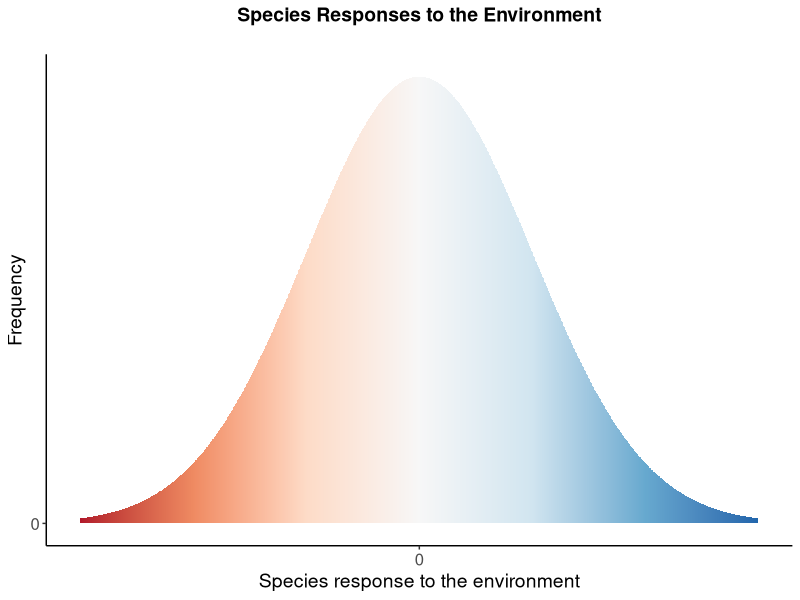
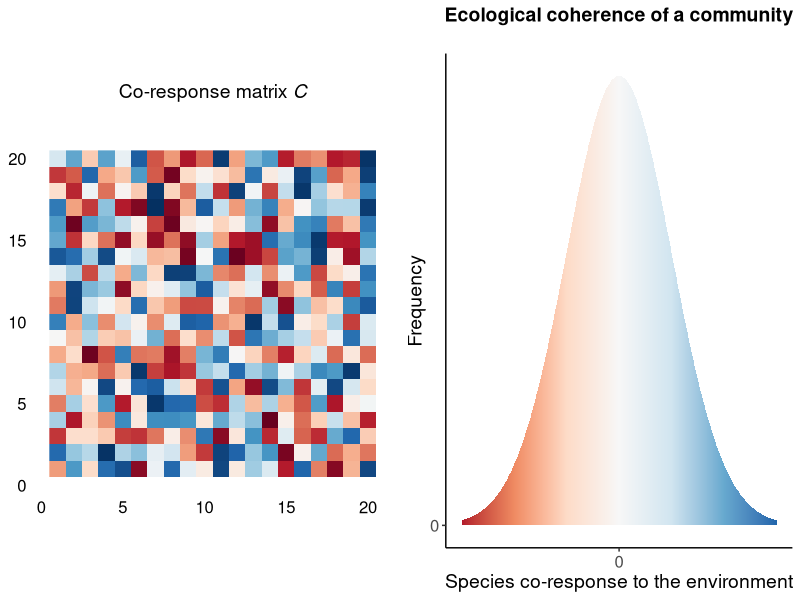
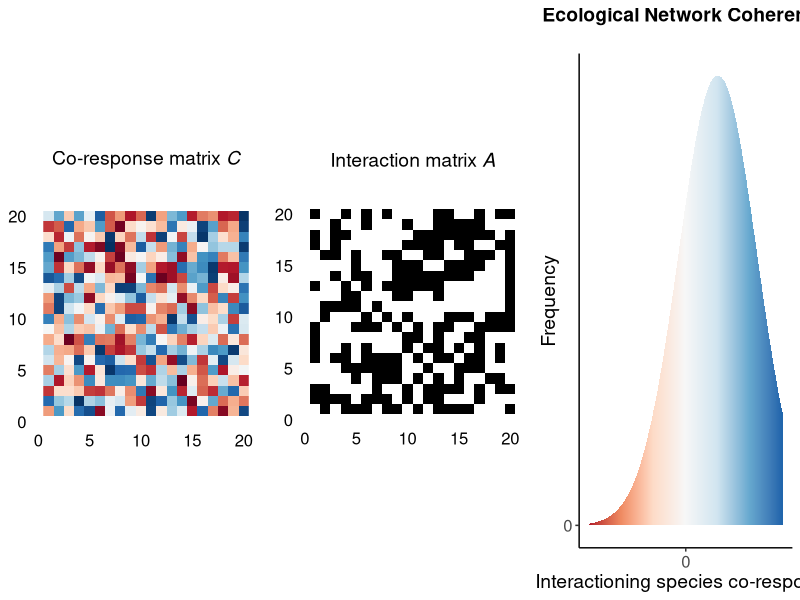
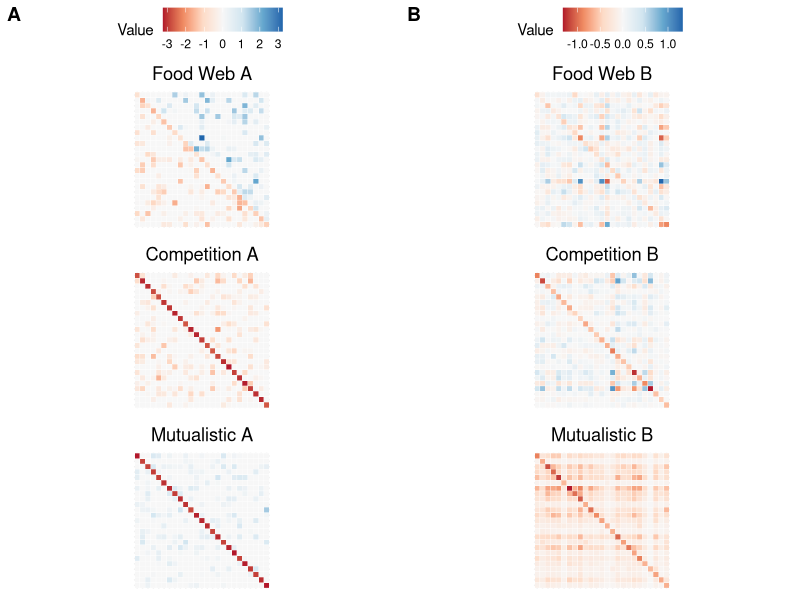
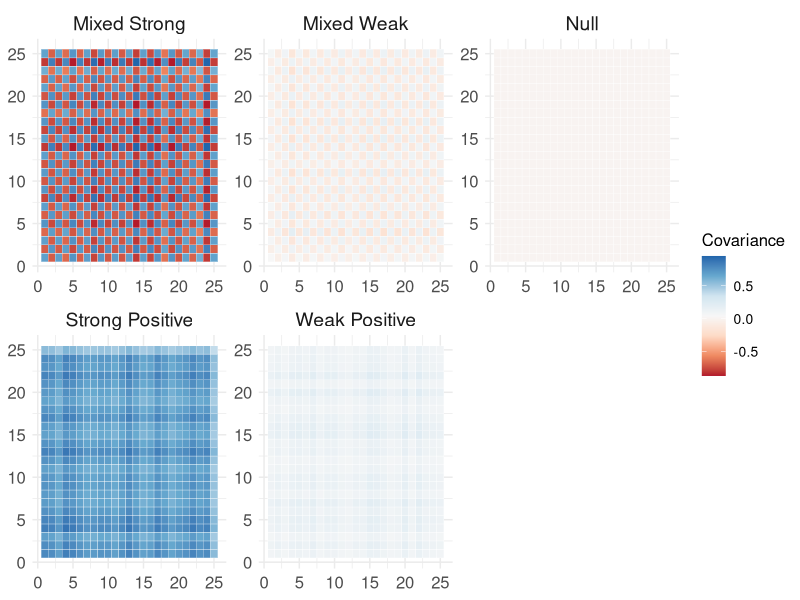
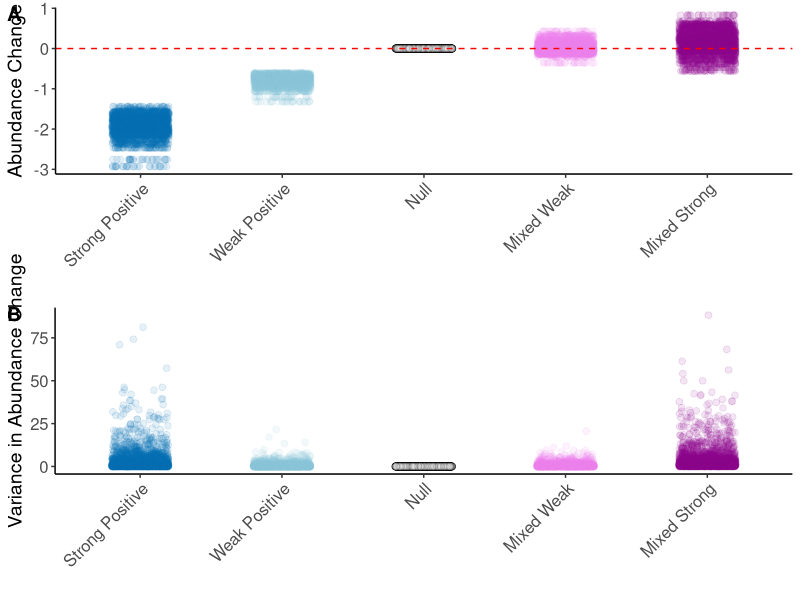
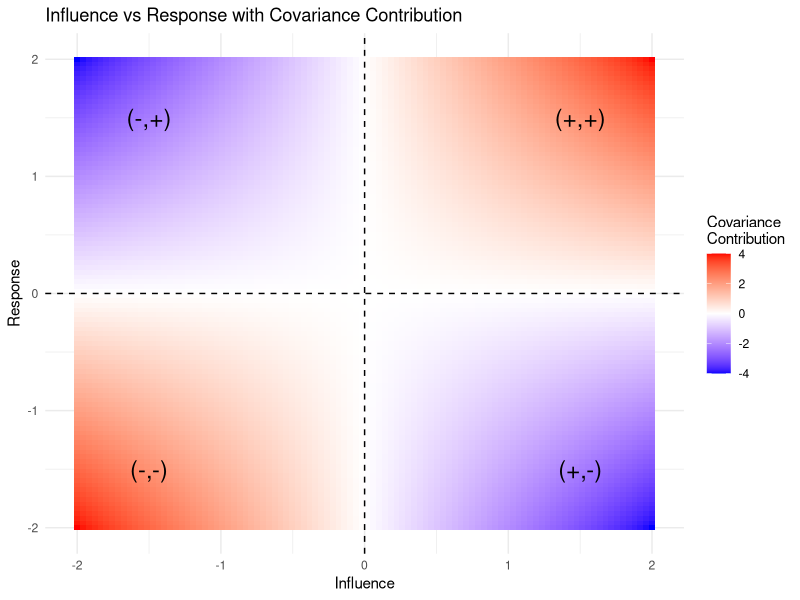
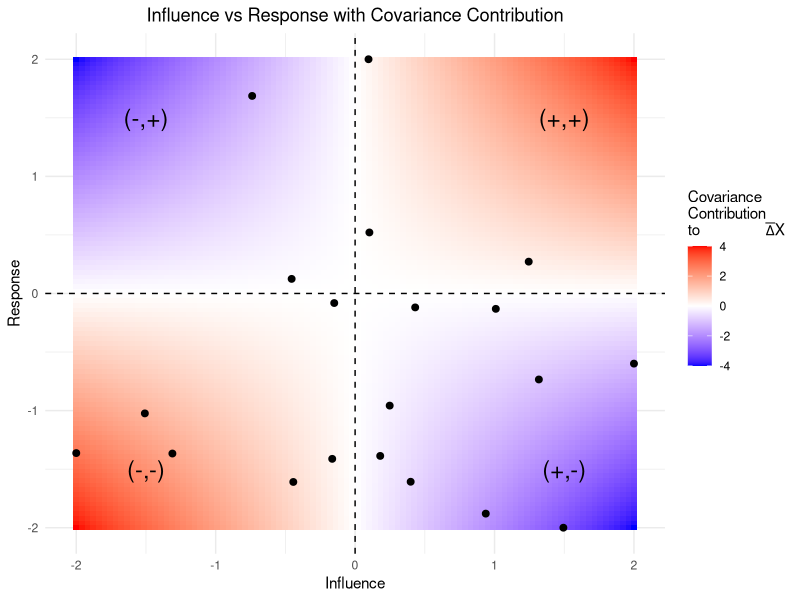

The R source for these figures, in order:
## ---- chunk 1
library(ggplot2)
library(RColorBrewer)
library(ggpubr)
library(MASS)
library(reshape2)
library(dplyr)
library(tidyr)
library(viridis)

my_theme<-theme(axis.text=element_text(size=12),
        axis.title = element_text(size = 14),
        legend.text=element_text(size=10),
        legend.title = element_text(size=12),
        plot.title = element_text(face="bold",size=14,margin=margin(0,0,20,0),hjust = 0.5),
        axis.title.y = element_text(hjust = 0.5),
        axis.title.x = element_text(hjust = 0.5))
## ---- chunk 2

set.seed(123)

data <- data.frame(response = seq(-3, 3, length.out = 1000))
data$frequency <- dnorm(data$response)


plot_distrib_resp <- ggplot(data, aes(x = response, y = frequency, fill = response)) +
  geom_tile(aes(y = frequency / 2, height = frequency, width = 0.01)) +
  scale_fill_distiller(palette = "RdBu", limits = c(-3, 3), direction = 1) +
  labs(x = "Species response to the environment", y = "Frequency", title = "Species Responses to the Environment") +
  theme_classic() +
  xlim(-3, 3) +
  scale_x_continuous(breaks = 0) +
  scale_y_continuous(breaks = c(0, 1)) +
  theme(legend.position = "none",
        plot.title = element_text(hjust = 0.5)) +
  my_theme

plot_distrib_resp

#ggsave("fig1.png", height = 4, width = 5)

## ---- chunk 3

set.seed(123)

matrix_size <- 20
data_matrix <- expand.grid(x = 1:matrix_size, y = 1:matrix_size)
data_matrix$value <- runif(nrow(data_matrix), min = -3, max = 3)

# Plot

palette <- colorRampPalette(brewer.pal(11, "RdBu"))(100)

plot_matrix_c <- ggplot(data_matrix, aes(x = x, y = y, fill = value)) +
  geom_raster() +
  scale_fill_gradientn(colors = palette, limits = c(-3, 3)) +
  labs(x = NULL, y = NULL, title = expression("Co-response matrix"~italic("C"))) +
  theme_classic() +
  theme(
    legend.position = "none",
    axis.text = element_blank(),
    axis.title = element_blank(),
    axis.ticks = element_blank(),  
    axis.line = element_blank(),   
    plot.title = element_text(hjust = 0.5)
  ) +
  coord_fixed()+
  my_theme


plot_coresponses <- ggarrange(plot_matrix_c,
                              plot_distrib_resp + labs(x = "Species co-response to the environment", y = "Frequency", title = "Ecological coherence of a community"),
                              ncol = 2, nrow = 1
                              )

plot_coresponses

#ggsave("fig2.png", height = 4, width = 9)

## ---- chunk 4


# Add probabilities of black (presence) and white (absence) squares to the A matrix based on the values in C

data_matrix$color <- ifelse(data_matrix$value > 0, 
                            sample(c("black", "white"), size = nrow(data_matrix), replace = TRUE, prob = c(0.7, 0.3)),
                            sample(c("black", "white"), size = nrow(data_matrix), replace = TRUE, prob = c(0.3, 0.7)))

# Plot 
plot_matrix_A <- ggplot(data_matrix, aes(x = x, y = y, fill = color)) +
  geom_raster() +
  scale_fill_manual(values = c("black" = "black", "white" = "white")) +
  labs(x = NULL, y = NULL, title = expression("Interaction matrix"~italic("A"))) +
  theme_classic() +
  theme(
    legend.position = "none",
    axis.text = element_blank(),
    axis.title = element_blank(),
    axis.ticks = element_blank(),  # Remove axis ticks
    axis.line = element_blank(),    # Remove axis lines
    plot.title = element_text(hjust = 0.5)
  ) +
  coord_fixed()+
  my_theme



# Define parameters for the new distribution
set.seed(42)  
mean_new <- 1  # Shift the distribution to the right
sd_new <- 1.2  # Change the standard deviation

# Generate new data
data_new <- data.frame(
  response = seq(-3, 3, length.out = 1000),
  frequency = dnorm(seq(-3, 3, length.out = 1000), mean = mean_new, sd = sd_new)
)


plot_distrib_resp <- ggplot(data_new, aes(x = response, y = frequency, fill = response)) +
  geom_tile(aes(y = frequency / 2, height = frequency, width = 0.05)) +  # Adjust width to better visualize the shape
  scale_fill_distiller(palette = "RdBu", limits = c(-3, 3), direction = 1) +
  labs(x = "Interactioning species co-response", y = "Frequency", title = "Ecological Network Coherence") +
  theme_classic() +
  xlim(-3, 3) +
  scale_x_continuous(breaks = 0) +
  scale_y_continuous(breaks = c(0, 1)) +
  theme(legend.position = "none",
        plot.title = element_text(hjust = 0.5))+
  my_theme


plot_ENC <- ggarrange(
  plot_matrix_c,
  plot_matrix_A,
  plot_distrib_resp,
  
  ncol = 3, 
  nrow = 1
)

plot_ENC


#ggsave("fig3.png", height = 4, width = 11)

## ---- chunk 5

# Function to simulate quantitative networks
sim_quantitative_network <- function(Net_type, S, C, aij_params, rho = 0, diag_type) {
  A <- matrix(0, S, S)
  n_pairs <- S * (S - 1) / 2
  B <- runif(n_pairs) <= C
  if (Net_type == "random") {
    A[upper.tri(A)] <- B * rnorm(n_pairs, aij_params[1], aij_params[2])
    A <- t(A)
    A[upper.tri(A)] <- B * rnorm(n_pairs, aij_params[1], aij_params[2])
  } else if (Net_type == "predator-prey") {
    aij <- -abs(rnorm(n_pairs, aij_params[1], aij_params[2]))
    A[upper.tri(A)] <- B * aij
    A <- t(A)
    aij <- abs(rnorm(n_pairs, aij_params[1], aij_params[2]))
    A[upper.tri(A)] <- B * aij
  } else if (Net_type == "competition") {
    aij <- -abs(rnorm(n_pairs * 2, aij_params[1], aij_params[2]))
    A[upper.tri(A)] <- B * aij[1:n_pairs]
    A <- t(A)
    A[upper.tri(A)] <- B * aij[(n_pairs + 1):length(aij)]
  } else if (Net_type == "mutualistic") {
    aij <- abs(rnorm(n_pairs * 2, aij_params[1], aij_params[2]))
    A[upper.tri(A)] <- B * aij[1:n_pairs]
    A <- t(A)
    A[upper.tri(A)] <- B * aij[(n_pairs + 1):length(aij)]
  } else {
    stop("Incorrect network type")
  }
  
  if(diag_type == "zero"){
    diag(A) <- 0
  } else {
    diag(A) <- -(max(Re(eigen(A)$values)) + runif(S, 0.1))
    while (max(Re(eigen(A)$values)) > 0) {
      diag(A) <- -(max(Re(eigen(A)$values)) + runif(S, 0.1))
    }
  }
  
  return(A)
}


# Parameters
S <- 25  # Number of species
C <- 0.3  # Connectivity
aij_params <- c(0, 1)  # Mean and SD for interaction strengths

# Generate matrices
A_foodweb <- sim_quantitative_network("predator-prey", S, C, aij_params, diag_type = "nonzero")
A_competition <- sim_quantitative_network("competition", S, C, aij_params, diag_type = "nonzero")
A_mutualistic <- sim_quantitative_network("mutualistic", S, C, aij_params, diag_type = "nonzero")

# Invert matrices
B_foodweb <- solve(A_foodweb)
B_competition <- solve(A_competition)
B_mutualistic <- solve(A_mutualistic)

# Function to plot matrices
plot_matrix <- function(mat, title) {
  max_val <- max(abs(mat), na.rm = TRUE)
  mat_melt <- as.data.frame(as.table(mat))
  mat_melt$Var1 <- factor(mat_melt$Var1, levels = rev(levels(mat_melt$Var1))) # Reverse the y-axis order
  ggplot(mat_melt, aes(Var2, Var1, fill = Freq)) +
    geom_tile(color = "white") +
    scale_fill_distiller(palette = "RdBu", direction = 1, na.value = "white", limits = c(-max_val, max_val)) +
    labs(x = NULL, y = NULL, fill = "Value", title = title) +
    theme_minimal() +
    theme(axis.text = element_blank(), axis.ticks = element_blank(), plot.title = element_text(hjust = 0.5)) +
    coord_fixed(ratio = 1)  # Ensure the matrix is square
}

# Create plots
p1 <- plot_matrix(A_foodweb, "Food Web A")
p2 <- plot_matrix(B_foodweb, "Food Web B")
p3 <- plot_matrix(A_competition, "Competition A")
p4 <- plot_matrix(B_competition, "Competition B")
p5 <- plot_matrix(A_mutualistic, "Mutualistic A")
p6 <- plot_matrix(B_mutualistic, "Mutualistic B")

pA <- ggarrange(p1,
                p3,
                p5,
                ncol = 1,
                nrow = 3,
                common.legend = TRUE)

pB <- ggarrange(p2,
                p4,
                p6,
                ncol = 1,
                nrow = 3,
                common.legend = TRUE)

# Arrange plots in a grid
ggarrange(pA, pB, ncol = 2, nrow = 1,
          labels = LETTERS[1:2])

#ggsave("fig4.1.png", height = 8, width = 5)

## ---- chunk 6
# Function to test if a matrix contains any negative values
contains_positive_values <- function(mat) {
  any(mat > 0)
}

# Simulate 100 mutualistic networks and test for negative values

positive_values_found <- numeric(length = 1000)

for (i in 1:1000) {
  A <- sim_quantitative_network("mutualistic", S, C, aij_params, diag_type = "nonzero")
  B <- solve(A)
  positive_values_found[i] <- contains_positive_values(B)
}

# Check the results
sum(positive_values_found) # Number of B matrices containing negative values
## ---- chunk 7
# Number of species
S <- 25

# Simulate initial r values (ri)
set.seed(123)
ri <- runif(S, -1, 1)

# Function to generate rf values with positive covariance
generate_rf_positive <- function(ri, mean_change, sd_variation) {
  rf <- ri + rnorm(length(ri), mean_change, sd_variation)
  return(rf)
}

# Mixed (positive and negative)
generate_rf_mixed <- function(ri, mean_change_positive, mean_change_negative, sd_variation) {
  rf <- ri
  for (i in 1:length(ri)) {
    if (i %% 2 == 0) {
      rf[i] <- ri[i] + rnorm(1, mean_change_positive, sd_variation)
    } else {
      rf[i] <- ri[i] + rnorm(1, mean_change_negative, sd_variation)
    }
  }
  return(rf)
}

# Compute the covariance matrix using delta_r vectors
compute_cov_matrix <- function(delta_r_vectors) {
  S <- nrow(delta_r_vectors)
  cov_matrix <- matrix(NA, nrow = S, ncol = S)
  for (i in 1:S) {
    for (j in 1:S) {
      cov_matrix[i, j] <- cov(delta_r_vectors[i, ], delta_r_vectors[j, ])
    }
  }
  return(cov_matrix)
}

# Generate rf values for different scenarios
mean_change_strong <- 1.2
mean_change_weak <- 0.5
sd_variation <- 0.1

# Strong positive
rf_strong_positive <- generate_rf_positive(ri, mean_change_strong, sd_variation)
delta_r_strong_positive <- rf_strong_positive - ri

# Weak positive
rf_weak_positive <- generate_rf_positive(ri, mean_change_weak, sd_variation)
delta_r_weak_positive <- rf_weak_positive - ri

# Mixed weak
mean_change_positive <- 0.5
mean_change_negative <- -0.5
rf_mixed_weak <- generate_rf_mixed(ri, mean_change_positive, mean_change_negative, sd_variation)
delta_r_mixed_weak <- rf_mixed_weak - ri

# Mixed strong
mean_change_positive_strong <- 1.2
mean_change_negative_strong <- -1.2
rf_mixed_strong <- generate_rf_mixed(ri, mean_change_positive_strong, mean_change_negative_strong, sd_variation)
delta_r_mixed_strong <- rf_mixed_strong - ri

# Null (no change)
delta_r_null <- rep(0, S)
delta_r_vectors_null <- cbind(ri, ri)  # No change, so rf = ri

# Create vectors delta_r for each species (each row corresponds to a species)
delta_r_vectors_strong_positive <- cbind(ri, rf_strong_positive)
delta_r_vectors_weak_positive <- cbind(ri, rf_weak_positive)
delta_r_vectors_mixed_weak <- cbind(ri, rf_mixed_weak)
delta_r_vectors_mixed_strong <- cbind(ri, rf_mixed_strong)

# Compute C matrices
cov_matrix_strong_positive <- compute_cov_matrix(delta_r_vectors_strong_positive)
cov_matrix_weak_positive <- compute_cov_matrix(delta_r_vectors_weak_positive)
cov_matrix_mixed_weak <- compute_cov_matrix(delta_r_vectors_mixed_weak)
cov_matrix_mixed_strong <- compute_cov_matrix(delta_r_vectors_mixed_strong)
cov_matrix_null <- matrix(0, nrow = S, ncol = S)  # Null scenario has no change

# Combine all covariance matrices into a list
cov_matrices <- list(
  "Strong Positive" = cov_matrix_strong_positive,
  "Weak Positive" = cov_matrix_weak_positive,
  "Mixed Weak" = cov_matrix_mixed_weak,
  "Mixed Strong" = cov_matrix_mixed_strong,
  "Null" = cov_matrix_null
)

# Prepare the plot data for the example C matrices
prepare_plot_data <- function(cov_matrices) {
  plot_data <- lapply(names(cov_matrices), function(name) {
    matrix <- cov_matrices[[name]]
    df <- melt(matrix)
    df$Scenario <- name
    return(df)
  })
  combined_plot_data <- do.call(rbind, plot_data)
  return(combined_plot_data)
}

# Generate the plot data
plot_data <- prepare_plot_data(cov_matrices)

# Generate the plot
p <- ggplot(plot_data, aes(x = Var1, y = Var2, fill = value)) +
  geom_tile(color = "white") +
  scale_fill_distiller(palette = "RdBu", direction = 1, na.value = "white") +
  labs(
    x = NULL,
    y = NULL,
    fill = "Covariance"
  ) +
  theme_minimal() +
  theme(strip.text = element_text(size = 14)) +
  facet_wrap(~ Scenario, ncol = 3, scales = "free") +
  my_theme

# Display the plot
print(p)

#ggsave("fig5.png", height = 7, width = 10)

## ---- chunk 8
# Number of species
S <- 25

# Simulate initial r values (ri)
set.seed(123)
ri <- runif(S, -1, 1)

# Function to generate rf values with positive covariance
generate_rf_positive <- function(ri, mean_change, sd_variation) {
  rf <- ri + rnorm(length(ri), mean_change, sd_variation)
  return(rf)
}

# Function to generate rf values with Mixed covariance (positive and negative)
generate_rf_mixed <- function(ri, mean_change_positive, mean_change_negative, sd_variation) {
  rf <- ri
  for (i in 1:length(ri)) {
    if (i %% 2 == 0) {
      rf[i] <- ri[i] + rnorm(1, mean_change_positive, sd_variation)
    } else {
      rf[i] <- ri[i] + rnorm(1, mean_change_negative, sd_variation)
    }
  }
  return(rf)
}

# Compute the covariance matrix using delta_r vectors
compute_cov_matrix <- function(delta_r_vectors) {
  S <- nrow(delta_r_vectors)
  cov_matrix <- matrix(NA, nrow = S, ncol = S)
  for (i in 1:S) {
    for (j in 1:S) {
      cov_matrix[i, j] <- cov(delta_r_vectors[i, ], delta_r_vectors[j, ])
    }
  }
  return(cov_matrix)
}

# Simulating scenarios
mean_change_strong <- 1.2
mean_change_weak <- 0.5
sd_variation <- 0.1

# Function to simulate quantitative networks
sim_quantitative_network <- function(Net_type, S, C, aij_params, rho = 0, diag_type) {
  A <- matrix(0, S, S)
  n_pairs <- S * (S - 1) / 2
  B <- runif(n_pairs) <= C
  if (Net_type == "random") {
    A[upper.tri(A)] <- B * rnorm(n_pairs, aij_params[1], aij_params[2])
    A <- t(A)
    A[upper.tri(A)] <- B * rnorm(n_pairs, aij_params[1], aij_params[2])
  } else if (Net_type == "predator-prey") {
    aij <- -abs(rnorm(n_pairs, aij_params[1], aij_params[2]))
    A[upper.tri(A)] <- B * aij
    A <- t(A)
    aij <- abs(rnorm(n_pairs, aij_params[1], aij_params[2]))
    A[upper.tri(A)] <- B * aij
  } else if (Net_type == "competition") {
    aij <- -abs(rnorm(n_pairs * 2, aij_params[1], aij_params[2]))
    A[upper.tri(A)] <- B * aij[1:n_pairs]
    A <- t(A)
    A[upper.tri(A)] <- B * aij[(n_pairs + 1):length(aij)]
  } else if (Net_type == "mutualistic") {
    aij <- abs(rnorm(n_pairs * 2, aij_params[1], aij_params[2]))
    A[upper.tri(A)] <- B * aij[1:n_pairs]
    A <- t(A)
    A[upper.tri(A)] <- B * aij[(n_pairs + 1):length(aij)]
  } else {
    stop("Incorrect network type")
  }
  
  if(diag_type == "zero"){
    diag(A) <- 0
  } else {
    diag(A) <- -(max(Re(eigen(A)$values)) + runif(S, 0.1))
    while (max(Re(eigen(A)$values)) > 0) {
      diag(A) <- -(max(Re(eigen(A)$values)) + runif(S, 0.1))
    }
  }
  
  return(A)
}

# Function to calculate metrics
calculate_metrics <- function(B, cov_delta_r, delta_r) {
  n <- nrow(B)
  
  # Variance of Delta X
  var_delta_X <- numeric(n)
  for (i in 1:n) {
    var_sum <- 0
    for (k in 1:n) {
      for (l in 1:n) {
        var_sum <- var_sum + B[i, k] * B[i, l] * cov_delta_r[k, l]
      }
    }
    var_delta_X[i] <- var_sum
  }
  
  # Compute column sums of B
  col_sums_B <- colSums(B)
  
  # Average of the sum of each column of B
  mean_sum_B <- mean(col_sums_B)
  
  # Mean of delta_r (assuming it is an average of a random distribution)
  mean_delta_r <- mean(delta_r)
  
  # Covariance between sum of each column of B and delta_r
  cov_sum_B_delta_r <- cov(col_sums_B, delta_r)
  
  # Calculate Abundance Change
  abundance_change <- mean_sum_B * mean_delta_r + cov_sum_B_delta_r
  
  return(list(Variance = var_delta_X, Abundance_Change = abundance_change))
}

# Run simulations
run_simulations_with_metrics <- function(num_simulations, Net_type, S, C, aij_params, scenario, mean_change_strong, mean_change_weak, sd_variation) {
  results <- replicate(num_simulations, {
    # Generate new C matrix for each iteration
    if (scenario == "Strong Positive") {
      rf <- generate_rf_positive(ri, mean_change_strong, sd_variation)
    } else if (scenario == "Weak Positive") {
      rf <- generate_rf_positive(ri, mean_change_weak, sd_variation)
    } else if (scenario == "Null") {
      rf <- ri
    } else if (scenario == "Mixed Weak") {
      rf <- generate_rf_mixed(ri, mean_change_weak, -mean_change_weak, sd_variation)
    } else if (scenario == "Mixed Strong") {
      rf <- generate_rf_mixed(ri, mean_change_strong, -mean_change_strong, sd_variation)
    }
    
    delta_r <- rf - ri
    delta_r_vectors <- cbind(ri, rf)
    cov_matrix <- compute_cov_matrix(delta_r_vectors) # compute C matrix from delta_r vectors
    
    interaction_matrix <- sim_quantitative_network(Net_type, S, C, aij_params, diag_type = "nonzero")
    inverse_matrix <- solve(interaction_matrix)
    if (is.null(inverse_matrix)) {
      return(list(Variance = rep(NA, S), Abundance_Change = NA))
    }
    
    metrics <- calculate_metrics(inverse_matrix, cov_matrix, delta_r)
    list(metrics = metrics, A_matrix = interaction_matrix, B_matrix = inverse_matrix, C_matrix = cov_matrix)
  }, simplify = FALSE)
  
  list(results = lapply(results, function(res) res$metrics), 
       A_matrices = lapply(results, function(res) res$A_matrix), 
       B_matrices = lapply(results, function(res) res$B_matrix), 
       C_matrices = lapply(results, function(res) res$C_matrix))
}

# Generate results for each scenario
Net_type <- "predator-prey"
C <- 0.2
aij_params <- c(0, 0.1)
num_simulations <- 100

scenarios <- c("Strong Positive", "Weak Positive", "Null", "Mixed Weak", "Mixed Strong")

simulation_results_with_metrics <- lapply(scenarios, function(scenario) {
  run_simulations_with_metrics(num_simulations, Net_type, S, C, aij_params, scenario, mean_change_strong, mean_change_weak, sd_variation)
})



# Prepare the matrices data
prepare_matrices_data <- function(simulation_results) {
  df_list_matrices <- lapply(names(simulation_results), function(scenario) {
    A_matrices <- simulation_results[[scenario]]$A_matrices
    B_matrices <- simulation_results[[scenario]]$B_matrices
    C_matrices <- simulation_results[[scenario]]$C_matrices
    df <- data.frame(
      Scenario = rep(scenario, length(A_matrices)),
      A_matrix = I(A_matrices),
      B_matrix = I(B_matrices),
      C_matrix = I(C_matrices)
    )
    return(df)
  })
  combined_df_matrices <- bind_rows(df_list_matrices)
  return(combined_df_matrices)
}

# Prepare the matrices data
combined_matrices_data <- prepare_matrices_data(setNames(simulation_results_with_metrics, scenarios))



###################################################

# Prepare the data for plotting
prepare_combined_plot_data <- function(simulation_results) {
  df_list_var <- lapply(names(simulation_results), function(scenario) {
    data <- simulation_results[[scenario]]$results
    df <- data.frame(
      Scenario = scenario,
      Variance = unlist(lapply(data, function(res) res$Variance)),
      Abundance_Change = unlist(lapply(data, function(res) res$Abundance_Change))
    )
    return(df)
  })
  combined_df_var <- bind_rows(df_list_var)
  combined_df_var <- combined_df_var %>% filter(!is.na(Variance) & !is.na(Abundance_Change))
  
  return(combined_df_var)
}

# Prepare the data
combined_plot_data <- prepare_combined_plot_data(setNames(simulation_results_with_metrics, scenarios))

# Plot results
scenario_order <- c(
  "Strong Positive",
  "Weak Positive",
  "Null",
  "Mixed Weak",
  "Mixed Strong"
)

combined_plot_data$Scenario <- factor(combined_plot_data$Scenario, levels = scenario_order)

# Define color palette based on RdBu
color_palette <- scales::brewer_pal(palette = "RdBu", direction = -1)(5)
mixed_weak_color <- "violet"
mixed_strong_color <- "magenta4"

# Define scenario colors
scenario_order <- c("Strong Positive", "Weak Positive", "Null", "Mixed Weak", "Mixed Strong")
scenario_colors <- setNames(c(color_palette[1], color_palette[2], color_palette[3], mixed_weak_color, mixed_strong_color), scenario_order)


# Plot abundance change
p1 <- ggplot(combined_plot_data, aes(x = Scenario, y = Abundance_Change, fill = Scenario)) +
  geom_jitter(width = 0.2, alpha = 0.1, shape = 21, size = 2, aes(color = Scenario)) +
  scale_fill_manual(values = scenario_colors) +
  scale_color_manual(values = c(setNames(ifelse(scenario_order == "Null", "black", scenario_colors), scenario_order), "black")) +
  geom_hline(yintercept = 0, linetype = "dashed", color = "red") +
  labs(x = " ", y = "Abundance Change") +
  theme_classic() +
  theme(axis.text.x = element_text(angle = 45, hjust = 1), legend.position = "none") +
  my_theme

# Plot variance in abundance change
p2 <- ggplot(combined_plot_data, aes(x = Scenario, y = Variance, fill = Scenario)) +
  geom_jitter(width = 0.2, alpha = 0.1, shape = 21, size = 2, aes(color = Scenario)) +
  scale_fill_manual(values = scenario_colors) +
  scale_color_manual(values = c(setNames(ifelse(scenario_order == "Null", "black", scenario_colors), scenario_order), "black")) +
  labs(x = " ", y = "Variance in Abundance Change") +
  theme_classic() +
  theme(axis.text.x = element_text(angle = 45, hjust = 1), legend.position = "none") +
  my_theme

# Display plots
ggarrange(p1, p2, nrow = 2, ncol = 1, labels = LETTERS[1:2])


#ggsave("fig6.png", height = 10, width = 6)


## ---- chunk 9


# Define a grid for influence and response
influence <- seq(-2, 2, length.out = 100)
response <- seq(-2, 2, length.out = 100)

# Create a dataframe with all combinations of influence and response
grid <- expand.grid(influence = influence, response = response)

# Compute the covariance contribution for each combination
grid$covariance <- grid$influence * grid$response

# Create the plot
ggplot(grid, aes(x = influence, y = response, fill = covariance)) +
  geom_tile() +
  scale_fill_gradient2(low = "blue", high = "red", mid = "white", midpoint = 0, 
                       limit = c(-4, 4), space = "Lab", 
                       name = "Covariance\nContribution") +
  geom_vline(xintercept = 0, linetype = "dashed", color = "black") +
  geom_hline(yintercept = 0, linetype = "dashed", color = "black") +
  annotate("text", x = 1.5, y = 1.5, label = "(+,+)", size = 6, color = "black") +
  annotate("text", x = -1.5, y = 1.5, label = "(-,+)", size = 6, color = "black") +
  annotate("text", x = -1.5, y = -1.5, label = "(-,-)", size = 6, color = "black") +
  annotate("text", x = 1.5, y = -1.5, label = "(+,-)", size = 6, color = "black") +
  labs(x = "Influence", y = "Response", title = "Influence vs Response with Covariance Contribution") +
  theme_minimal()

## ---- chunk 10

# Parameters
S <- 20  # Number of species
C <- 0.3  # Connectivity
aij_params <- c(0, 1)  # Mean and SD for interaction strengths
net_type <- "random"  # Type of network

# Simulate the interaction matrix A
A <- sim_quantitative_network(net_type, S, C, aij_params, diag_type = "nonzero")

# Compute the inverse matrix B
B <- solve(A)

# Generate a random response vector Delta_r
Delta_r <- rnorm(S, 0, 1)

# Compute the influence and response for plotting
influence <- rowSums(B)  # Sum of rows in B
response <- Delta_r  # Response vector

# Scale the influence and response to fall within [-2, 2]
scale_to_range <- function(x, new_min = -2, new_max = 2) {
  old_min <- min(x)
  old_max <- max(x)
  (x - old_min) / (old_max - old_min) * (new_max - new_min) + new_min
}

influence <- scale_to_range(influence)
response <- scale_to_range(response)

# Generate a grid for the underlying color field
x <- seq(-2, 2, length.out = 100)
y <- seq(-2, 2, length.out = 100)
grid <- expand.grid(influence = x, response = y)
grid$covariance <- grid$influence * grid$response  # Covariance contribution

# Convert real network data to a data frame
real_data <- data.frame(influence = influence, response = response)

# Create the plot
ggplot(grid, aes(x = influence, y = response, fill = covariance)) +
  geom_tile() +
  scale_fill_gradient2(low = "blue", high = "red", midpoint = 0, 
                       limit = c(-4, 4), space = "Lab", 
                       name = expression(paste("Covariance\nContribution\nto", bar(Delta), "X"))) +
  geom_vline(xintercept = 0, linetype = "dashed", color = "black") +
  geom_hline(yintercept = 0, linetype = "dashed", color = "black") +
  annotate("text", x = 1.5, y = 1.5, label = "(+,+)", size = 6, color = "black") +
  annotate("text", x = -1.5, y = 1.5, label = "(-,+)", size = 6, color = "black") +
  annotate("text", x = -1.5, y = -1.5, label = "(-,-)", size = 6, color = "black") +
  geom_point(data = real_data, aes(x = influence, y = response), color = "black", size = 2, inherit.aes = FALSE) +
  annotate("text", x = 1.5, y = -1.5, label = "(+,-)", size = 6, color = "black") +
  labs(x = "Influence", y = "Response", title = "Influence vs Response with Covariance Contribution") +
  theme_minimal() +
  theme(plot.title = element_text(hjust = 0.5))



